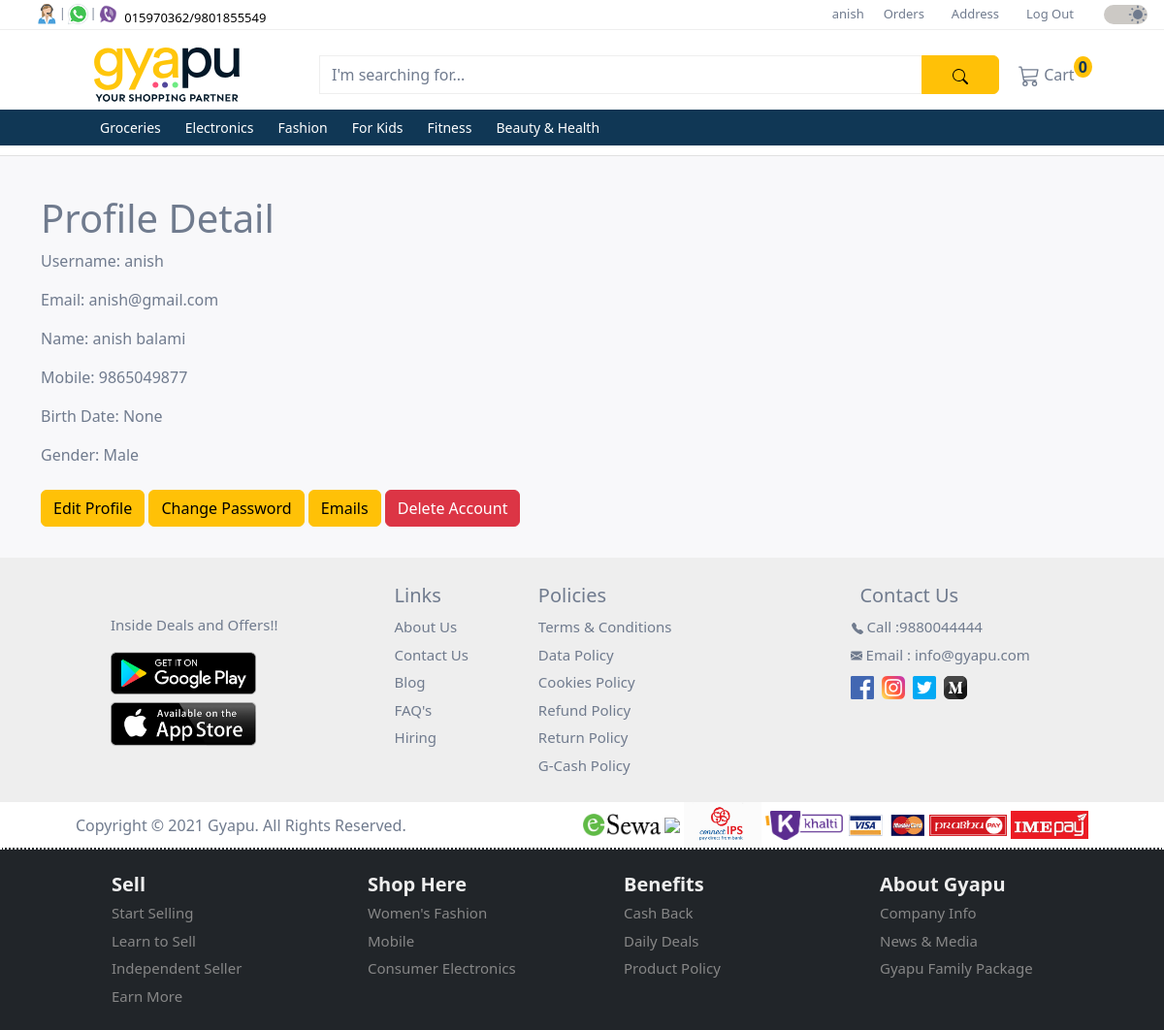
Page /profile/ (signed in) on the committed database.
### user/models.py (models this page shows, shortened)
class CustomUser(AbstractUser):
  id = models.UUIDField(
    primary_key = True,
    default = uuid.uuid4,
    editable = False
  )
  full_name = models.CharField(max_length=50, default='Default Name')
  mobile = models.CharField(max_length=10, blank=False, null=False)

class Profile(models.Model):
  GENDER_CHOICES = (
    ('M', 'Male'),
    ('F', 'Female'),
  )
  user = models.OneToOneField(settings.AUTH_USER_MODEL, on_delete=models.CASCADE)
  birth_date = models.DateField(null=True, blank=True)
  gender = models.CharField(max_length=1, choices=GENDER_CHOICES, blank=True)

### products/models.py (models this page shows, shortened)
class Category(models.Model):
  id = models.UUIDField(
    primary_key = True,
    default = uuid.uuid4,
    editable = False
  )
  name = models.CharField(max_length=255)
  description = models.TextField(blank=True)
  parent = models.ForeignKey('self', on_delete=models.CASCADE, null=True, blank=True, related_name='children')
  class Meta:
    verbose_name_plural = 'Categories'

### user/views.py (the view)
# urls.py: path('profile/', ProfileDetailView.as_view(), name='profile_detail'),
class ProfileDetailView(BaseProfileDetailView):
  pass

### products/context_processors.py (called while the page is built)
def categories(request):
  categories = Category.objects.filter(parent__isnull=True)
  return {'categories': categories}

### user/context_processors.py (called while the page is built)
def user_group(request):
  user_belong_to_store = request.user.groups.filter(name='store').exists()
  return {'user_belong_to_store': user_belong_to_store}

### user/views.py (called while the page is built)
  def get_object(self, queryset=None):
    return self.request.user.profile

### user/templates/account/profile.html (shortened to what this page needs)
{% extends "_base.html" %}
{% block content %}
  <div class="mb-3">
    <h1>Profile Detail</h1>
    <p>Username: {{ profile.user.username }}</p>
    <p>Email: {{ profile.user.email }}</p>
    <p>Name: {{ profile.user.full_name }}</p>
    <p>Mobile: {{ profile.user.mobile }}</p>
    {% if not user_belong_to_store %}
    <p>Birth Date: {{ profile.birth_date }}</p>
    <p>Gender: {{ profile.get_gender_display }}</p>
    {% endif %}
    <a href="{% url 'profile_update' %}" class="btn btn-warning mt-2">Edit Profile</a>
    <a href="{% url 'password_change' %}" class="btn btn-warning mt-2">Change Password</a>
    <a href="{% url 'account_email' %}" class="btn btn-warning mt-2">Emails</a>
    <a href="{% url 'delete_account' user.id %}" class="btn btn-danger mt-2">Delete Account</a>
  </div>
{% endblock content %}

### user/templates/homepage/upper_navbar.html (shortened to what this page needs)
{% load static %}
<nav class="navbar navbar-expand-lg first-nav">
  <div class="container-fluid d-flex">
    <div class="contact-icons ms-4 d-none d-lg-block">
      <div class="d-flex">
        <div class="d-flex">
          <div class="tooltip px-0">
            <img src="{% static "images/icons/contact.svg" %}" alt="phone">
          </div>
          <span class="pt-1">|</span>
        </div>
        <div class="d-flex">
          <div class="tooltip px-0">
            <img src="{% static "images/icons/whatsapp.png" %}" alt="whatsapp">
          </div>
          <span class="pt-1">|</span>
        </div>
        <div>
          <div class="tooltip px-0">
            <img src="{% static "images/icons/viber.png" %}" alt="viber">
          </div>
        </div>
        <div class="mt-1">
          <a class="phone-number ps-1" href="#">
            015970362/9801855549
          </a>
        </div>
      </div>
    </div>
    <div class="menu flex-grow-1">
      <div class="collapse navbar-collapse justify-content-end" id="collapsibleNavbar">
        <ul class="navbar-nav">
          {% if user.is_authenticated %}
            <li class="nav-item">
              <a href="{% url 'profile_detail' %}">{{ user.username }}</a>
            </li>
            <li class="nav-item">
              <a href="{% url 'order_list' %}">Orders</a>
            </li>
            <li class="nav-item">
              {% if user_belong_to_store %}
                <a class="nav-link py-0" href="{% url 'product_add' %}">Add Product</a>
              {% else %}
                <a class="nav-link py-0" href="{% url 'address_list' %}">Address</a>
              {% endif %}
            </li>
            <li class="nav-item">
              <a href="{% url 'account_logout' %}">Log Out</a>
            </li>
          {% else %}
            <li class="nav-item">
              <a class="nav-link py-0" href="{% url 'store_login' %}">Sell Your Product</a>
            </li>
          {% endif %}
        </ul>
      </div>
    </div>
    <div class="accessibilities">
      <div class="d-flex justify-content-end">
        <div class="switch">
          <div class="form-check form-switch ms-3">
            <input class="form-check-input" type="checkbox" id="toggleswitch" value="yes" checked>
          </div>
        </div>
      </div>
    </div>
  </div>
</nav>

### user/templates/homepage/lower_navbar.html (shortened to what this page needs)
{% load static %}
<nav class="navbar navbar-expand-xl d-flex flex-column second-nav" id="secondNav">
  <div class="container">
    <div class="d-flex flex-row container-fluid gyapu-head">
      <a class="navbar-brand" href="
        {% if not user_belong_to_store %}
          {% url 'home' %}
        {% else %}
          {% url 'store_dashboard' %}
        {% endif %}
      ">
        <img class="img-fluid" id="gyapu-head" src="{% static "images/gyapu-header-lightmode.svg" %}" alt="gyapu brand logo">
      </a>
      <form class="input-group mt-3 mb-3" method="get" action="{% url 'search_results' %}">
        <input type="text" class="form-control" placeholder="I'm searching for..." name="query">
        <button class="btn btn-warning" type="submit">
        </button>
      </form>
    </div>
    <div class="collapse navbar-collapse" id="mynavbar">
      <ul class="navbar-nav me-auto">
        {% if not user_belong_to_store %}
        <li class="nav-item">
          <div class="tooltip">
            <a class="nav-link" href="{% url 'cart_detail' %}">
              Cart
              <sup class="bg-warning cart-number">0</sup>
            </a>
          </div>
        </li>
        {% endif %}
      </ul>
    </div>
  </div>
  <div class="dropdown-nav">
    <div class="container">
      <div class="collapse navbar-collapse" id="mynavbar">
        <ul class="navbar-nav">
          {% for category in categories %}
            <li class="nav-item dropdown">
              <a class="nav-link dropbtn" href="{% url 'product_by_category' category.name %}">{{ category.name }}</a>
            </li>
          {% endfor %}
        </ul>
      </div>
    </div>
  </div>
</nav>

### user/static/css/style.css (style rules this page uses)
* { margin: 0; padding: 0; scroll-behavior: smooth; }
:root { --backgroundColor: #ffffff; --featureListBgColor: #F8F8FA; --cardBgColor: #ffffff; --contactsBgColor: #EEEEEE; --toggleswitchBgColor: #CCC9C5; --textColor: #707B8E; --priceColor: #103755; --buttomnavColor: #103755; --border: #eeeeee; --controlColor: #606775; --phoneColor: #000000; --navAnchorHover: #000000; --inputBorderSelection: #eeeeee; --topicColorHover: #000000; --gyapuHeader: #031828; --cardHoverBoxShadow: 0 2px 4px 0 rgba(158, 155, 155, 0.19), 0 4px 10px 0 rgba(158, 155, 155, 0.19); }
body { color: var(--textColor); background-color: var(--backgroundColor); }
.first-nav { height: 30px; z-index: 3; background-color: var(--backgroundColor); }
.first-nav a { text-decoration: none; color: var(--textColor); }
.first-nav .contact-icons img { width: 25px; height: 25px; }
.first-nav .contact-icons span { font-size: 12px; color: var(--textColor); }
.phone-number { font-size: 13px; color: var(--phoneColor) !important; }
#collapsibleNavbar { font-size: 13px; }
#collapsibleNavbar ul li { padding: 0 10px; }
#collapsibleNavbar a { color: var(--textColor); }
.switch { margin-top: -5px; margin-left: 15px; }
.switch .form-check-input { font-size: 20px; width: 45px; background-color: var(--toggleswitchBgColor); border: none; cursor: pointer; }
.switch .form-switch .form-check-input { background-image: url("/static/images/moon.svg"); }
.switch .form-switch .form-check-input:checked { background-image: url("/static/images/sun.svg"); }
.second-nav { width: 100%; margin: 0; padding-top: 10px; padding-bottom: 0; background-color: var(--backgroundColor); z-index: 2; border-top: 1px solid var(--border); }
.second-nav .container .container-fluid { width: 1000px; }
.second-nav .container .container-fluid a { margin: auto; }
.second-nav img { width: 150px !important; min-width: 100px; }
.second-nav form { max-width: 700px !important; height: 40px; margin-left: 40px; }
.second-nav form input { background: transparent; border: 1px solid var(--border); }
.second-nav form input::placeholder { color: var(--textColor); }
.form-control { color: var(--textColor) !important; }
.second-nav form button { width: 80px; }
#mynavbar a { color: var(--textColor); }
.cart-number { font-size: 16px; font-weight: 600; color: #103755; border-radius: 50%; padding: 0 5px; margin-left: -5px; }
.tooltip { position: relative; font-size: 16px; display: inline-block; opacity: 1; }
.dropdown-nav { width: 100%; background-color: #103755; z-index: 2; }
.dropdown-nav .container { padding-left: 65px; }
.dropbtn { color: #ffffff !important; font-size: 14px; margin-right: 9px; }
.dropdown, .dropleft, .sub-dropleft { position: relative; display: inline-block; }
@media only screen and (max-width: 1200px) { .second-nav { padding-bottom: 10px; border-bottom: 1px solid #e0e0e0; } }

### rows in the picture
CustomUser: username "anish"
Category: name "Groceries"
Category: name "Electronics"
Category: name "Fashion"
Category: name "For Kids"
Category: name "Fitness"
Category: name "Beauty & Health"
Profile: user.username "anish", user.email "anish@gmail.com", user.full_name "anish balami", user.mobile "9865049877", birth_date "None", gender "Male"
